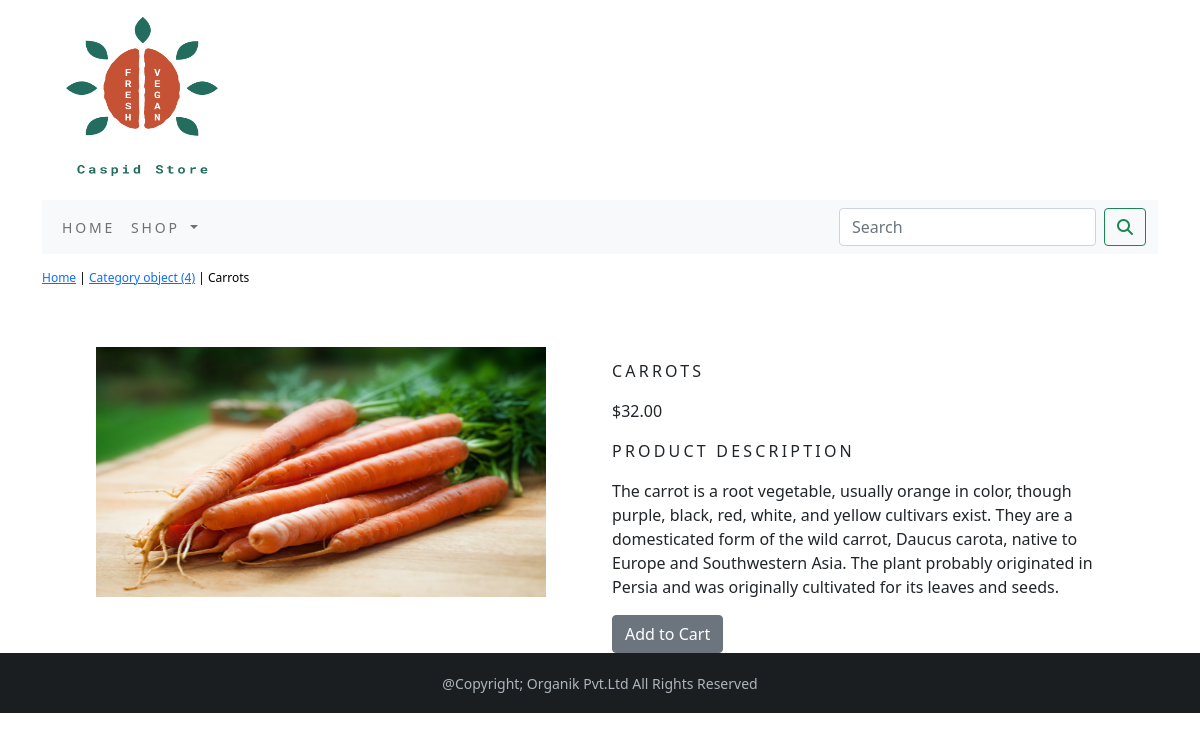
Screenshot of /ecommerce_app/vegetables/carrots/ with the database file from the repository.
### ecommerce_app/models.py (models this page shows, shortened)
class Product(models.Model):
    name=models.CharField(max_length=250,unique=True)
    slug=models.SlugField(max_length=250,unique=True)
    description=models.TextField(blank=True)
    price=models.DecimalField(max_digits=10,decimal_places=2)
    category=models.ForeignKey(Category,on_delete=models.CASCADE)
    image=models.ImageField(upload_to='product',blank=True)
    stock=models.IntegerField()
    available=models.BooleanField(default=True)
    created=models.DateTimeField(auto_now_add=True)
    updated=models.DateTimeField(auto_now=True)
    class Meta:
        ordering = ['name']
        verbose_name = 'product'
        verbose_name_plural = 'products'

class Category(models.Model):
    name=models.CharField(max_length=250,unique=True)
    slug=models.SlugField(max_length=250,unique=True)
    description=models.TextField(blank=True)
    image=models.ImageField(upload_to='category',blank=True)
    def get_url(self):
        return reverse('ecommerce_app:products_by_category',args=[self.slug])
    class Meta:
        ordering=['name']
        verbose_name='category'
        verbose_name_plural='categories'

### ecommerce_app/views.py (the view)
# urls.py: path('<slug:c_slug>/<slug:product_slug>/', views.ProdDetail, name='ProdCatDetail'),
def ProdDetail(request,c_slug,product_slug):
    try:
        product=Product.objects.get(category__slug=c_slug,slug=product_slug)
    except Exception as e:
        raise e
    return render(request,'product.html',{'product':product})

### cart/context_processors.py (called while the page is built)
def counter(request):
    item_count=0
    if 'admin' in request.path:
        return {}
    else:
        try:
            cart=Cart.objects.filter(cart_id=_cart_id(request))
            car_items=CartItem.objects.all().filter(cart=cart[:1])
            for cart_item in car_items:
                item_count += cart_item.quantity
        except Cart.DoesNotExist:
            item_count =0
    return dict(item_count=item_count)

### cart/views.py (called while the page is built)
def _cart_id(request):
    cart=request.session.session_key
    if not cart:
        cart=request.session.create()
    return cart

### ecommerce_app/context_processors.py (called while the page is built)
def menu_links(request):
    links=Category.objects.all()
    return dict(links=links)

### templates/product.html (shortened to what this page needs)
{% extends 'base.html' %}
{% load static %}
{% block content %}
<div class="row my_prod_row_class">
    <div class="mx_auto">
        <p><a href="{% url 'ecommerce_app:AllProdCat' %}">Home</a> | <a href="{{ product.category.get_url }}">{{ product.category }}</a> | {{ product.name }}</p>
    </div>
</div>
<div class="container">
<br>
<div class="row">
    <div class="col-12 col-sm-12 col-md-12 col-lg-6 text-center">
        <div style="min-width: 18rem">
            <img src="{{ product.image.url }}" width="450px" height="250px" alt="{{ product.name }}">
        </div>
    </div>
        <div class="col-12 col-sm-12 col-md-12 col-lg-6">
        <div>
            <h1 class="my_prod_title">{{ product.name }}</h1>
            <p>${{ product.price }}</p>
            <p class="my_title">Product Description</p>
            <p class="text-justify my_prod_text">{{ product.description }}</p>
            {% if product.stock <= 0 %}
            <p class="text-justify my_prod_text"><b>Out of Stock</b></p>
            {% else %}
            <a class="btn btn-secondary" href="{% url 'cart:add_cart' product.id %}">Add to Cart</a>
            {% endif %}
        </div>
    </div>
</div>
</div>
{% endblock %}

### static/css/custom.css (style rules this page uses)
.my_title { font-size: 16px; text-transform: uppercase; letter-spacing: .2em; }
.my_prod_row_class { padding-top: 15px; padding-bottom: 20px; }
.my_prod_row_class .mx_auto { font-size: 12px; color: black; text-decoration: none; }
.my_prod_title { font-size: 16px; text-transform: uppercase; letter-spacing: .2em; padding-top: 15px; padding-bottom: 10px; }
.my_prod_text { padding-right: 20px; }

### rows the page displays
Product: category "Category object (4)", name "Carrots", image (picture), name "CARROTS", price "32.00", description "The carrot is a root vegetable, usually orange in color, though purple, black, red, white, and yellow cultivars exist. They are a domesticated form of the wild carrot, Daucus carota, native to Europe and Southwestern Asia. The plant probably originated in Persia and was originally cultivated for its leaves and seeds."
